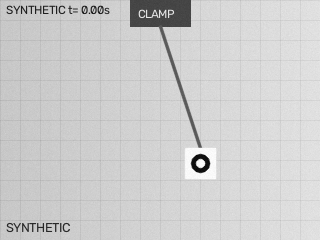
#> input picture data/synthetic/condition_A/frames/frame_0000.png, 320 x 240 px
$ python -i tracking.py   (imports and definitions only)
#> lines starting #> are read from the running program, lines starting #| are printed output that depends on the picture; after the words box and inside, x2 and y2 are one past the last pixel; in counts of white or black regions, pixels touching at a corner belong together
#> further down, picture is the input picture: shape (240, 320, 3); min 8, max 255, mean 205.5
"""Target tracking: normalized cross-correlation template matching + parabolic sub-pixel peak.

Sub-pixel note: fitting a parabola through the correlation peak and its two neighbours is a
standard refinement. It is not bias-free (errors of roughly 0.1 px are typical on sharp
targets), which is why the synthetic demo reports tracking error against ground truth.
"""
from __future__ import annotations

import cv2
import numpy as np


class TrackingError(RuntimeError):
    pass


def _to_gray(frame: np.ndarray) -> np.ndarray:
    if frame.ndim == 3:
        return cv2.cvtColor(frame, cv2.COLOR_BGR2GRAY)
    return frame


def auto_detect_marker(frame: np.ndarray, pad: int = 6) -> list[int]:
    """Find a dark, roughly circular blob (printed dot / bullseye). Returns [x, y, w, h]."""
    g = cv2.GaussianBlur(_to_gray(frame), (5, 5), 0)
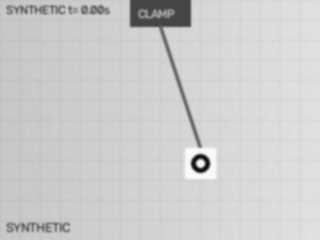
#> g: shape (240, 320); min 17, max 251, mean 205.6
    _, th = cv2.threshold(g, 0, 255, cv2.THRESH_BINARY_INV + cv2.THRESH_OTSU)
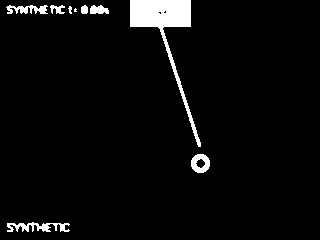
#> th: shape (240, 320); 4.2% white; 9 white regions (1 under 20 px)
    contours, _ = cv2.findContours(th, cv2.RETR_LIST, cv2.CHAIN_APPROX_SIMPLE)
#> contours = 12 contours, 4 with area under 20; largest, box (x1, y1, x2, y2) and area: (130, 0, 201, 147) 1896, (191, 154, 210, 173) 266, (7, 222, 70, 232) 224, (6, 5, 48, 14) 165, (90, 5, 109, 14) 109, (195, 158, 206, 169) 64, (50, 5, 65, 14) 54, (81, 5, 88, 14) 42
    best, best_area = None, 0.0
    for c in contours:
        area = cv2.contourArea(c)
        perim = cv2.arcLength(c, True)
        if area < 30 or perim == 0:
            continue
        circularity = 4 * np.pi * area / perim ** 2
        if circularity > 0.7 and area > best_area:
            best, best_area = c, area
#> this loop made 12 passes
#> (area, perim, circularity, best_area) on passes 2 to 3: (64, 30.63, 0.857, 64), (266, 60.28, 0.92, 266)
#> (area, perim, circularity) on passes 1, 8, 9, 10, 11, 12: (224.5, 255.7, 0.0431), (109, 52.63, 0.495), (42, 24.49, 0.88), (53.5, 60.04, 0.186), (165, 160, 0.081), (1896.5, 440.6, 0.123)
#> after the loop, best = contour of 24 points, box (x1, y1, x2, y2) (191, 154, 210, 173), area 266; best_area = 266
    if best is None:
        raise TrackingError("No circular marker found. Set tracking.template_box in config.yaml "
                            "to [x, y, w, h] around the marker in the first frame.")
    x, y, w, h = cv2.boundingRect(best)
#> x = 191; y = 154; w = 19; h = 19
    H, W = g.shape
#> H = 240; W = 320
    x0, y0 = max(x - pad, 0), max(y - pad, 0)
#> x0 = 185; y0 = 148
    x1, y1 = min(x + w + pad, W), min(y + h + pad, H)
#> x1 = 216; y1 = 179
    return [int(x0), int(y0), int(x1 - x0), int(y1 - y0)]


# [75 lines left out: functions _parabolic, track_sequence, not called in this run]

>>> import cv2
>>> picture = cv2.imread('../data/synthetic/condition_A/frames/frame_0000.png')
>>> result = auto_detect_marker(picture)
#> result = [185, 148, 31, 31]

$ run again, on data/synthetic/condition_A/frames/frame_0001.png
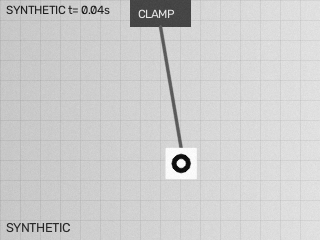
#> input picture data/synthetic/condition_A/frames/frame_0001.png, 320 x 240 px
#> picture is the input picture: shape (240, 320, 3); min 7, max 255, mean 205.6
#> in auto_detect_marker, `g = cv2.GaussianBlur(_to_gray(frame), (5, 5), 0)`:
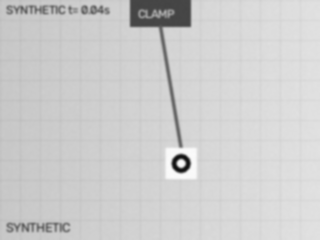
#> g: shape (240, 320); min 17, max 251, mean 205.6
#> in auto_detect_marker, `_, th = cv2.threshold(g, 0, 255, cv2.THRESH_BINARY_INV + cv2.THRESH_OT..`:
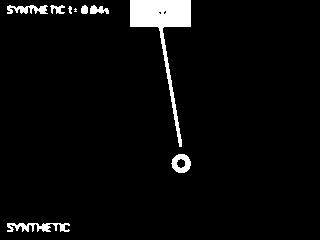
#> th: shape (240, 320); 4.1% white; 9 white regions (1 under 20 px)
#> contours = 12 contours, 4 with area under 20; largest, box (x1, y1, x2, y2) and area: (130, 0, 191, 147) 1884, (171, 154, 191, 173) 266, (7, 223, 70, 232) 222, (7, 5, 48, 14) 164, (90, 5, 109, 14) 86, (176, 158, 186, 169) 66, (50, 5, 65, 14) 52, (81, 5, 88, 14) 41
#> the loop in auto_detect_marker, `for c in contours:` made 12 passes
#> (area, perim, circularity, best_area) on passes 2 to 3: (66, 30.97, 0.865, 66), (266, 61.11, 0.895, 266)
#> after the loop in auto_detect_marker, `for c in contours:`: best = contour of 25 points, box (x1, y1, x2, y2) (171, 154, 191, 173), area 266; best_area = 266
#> x = 171; y = 154; w = 20; h = 19
#> x0 = 165; y0 = 148
#> x1 = 197; y1 = 179
#> result = [165, 148, 32, 31]

$ run again, on data/synthetic/condition_A/frames/frame_0003.png
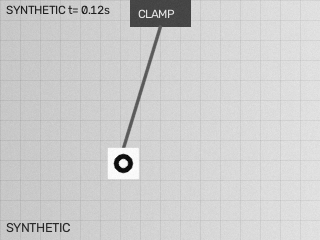
#> input picture data/synthetic/condition_A/frames/frame_0003.png, 320 x 240 px
#> picture is the input picture: shape (240, 320, 3); min 9, max 255, mean 205.7
#> in auto_detect_marker, `g = cv2.GaussianBlur(_to_gray(frame), (5, 5), 0)`:
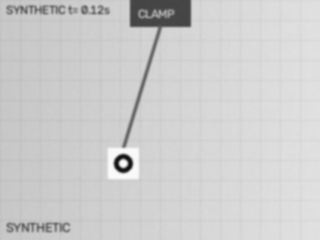
#> g: shape (240, 320); min 17, max 251, mean 205.7
#> in auto_detect_marker, `_, th = cv2.threshold(g, 0, 255, cv2.THRESH_BINARY_INV + cv2.THRESH_OT..`:
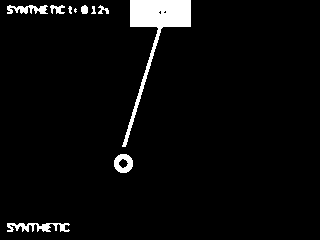
#> th: shape (240, 320); 4.1% white; 10 white regions (1 under 20 px)
#> contours = 13 contours, 5 with area under 20; largest, box (x1, y1, x2, y2) and area: (122, 0, 191, 147) 1902, (114, 154, 133, 173) 266, (7, 223, 70, 232) 222, (7, 5, 48, 14) 164, (118, 158, 129, 169) 64, (50, 5, 65, 14) 54, (81, 5, 88, 14) 41, (98, 5, 109, 14) 30
#> the loop in auto_detect_marker, `for c in contours:` made 13 passes
#> (area, perim, circularity, best_area) on passes 2 to 3: (64, 30.63, 0.857, 64), (266, 60.28, 0.92, 266)
#> after the loop in auto_detect_marker, `for c in contours:`: best = contour of 24 points, box (x1, y1, x2, y2) (114, 154, 133, 173), area 266; best_area = 266
#> x = 114; y = 154; w = 19
#> x0 = 108; y0 = 148
#> x1 = 139; y1 = 179
#> result = [108, 148, 31, 31]
